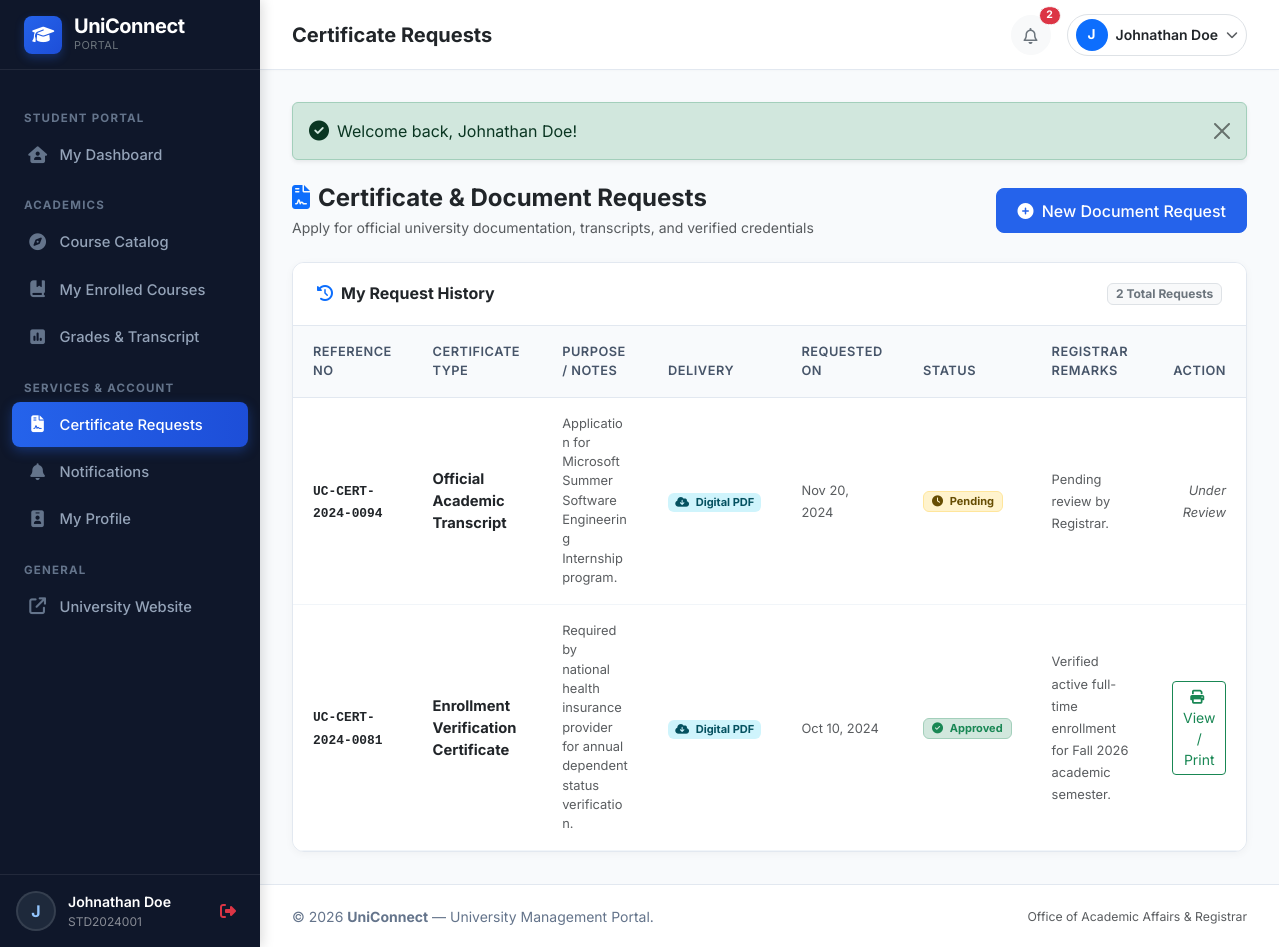
Screenshot of /student/certificates.php (signed in) with the database file from the repository.
### tables this page shows
CREATE TABLE `students` (
  `id` INT AUTO_INCREMENT PRIMARY KEY,
  `user_id` INT NOT NULL UNIQUE,
  `student_id` VARCHAR(50) NOT NULL UNIQUE,
  `department` VARCHAR(100) NOT NULL,
  `academic_year` VARCHAR(50) NOT NULL DEFAULT 'Year 1',
  `semester` VARCHAR(50) NOT NULL DEFAULT 'Fall 2026',
  `phone` VARCHAR(30) DEFAULT NULL,
  `date_of_birth` DATE DEFAULT NULL,
  `address` TEXT DEFAULT NULL,
  `created_at` TIMESTAMP DEFAULT CURRENT_TIMESTAMP,
  `updated_at` TIMESTAMP DEFAULT CURRENT_TIMESTAMP ON UPDATE CURRENT_TIMESTAMP,
  CONSTRAINT `fk_students_user` FOREIGN KEY (`user_id`) REFERENCES `users` (`id`) ON DELETE CASCADE
);

CREATE TABLE `certificate_requests` (
  `id` INT AUTO_INCREMENT PRIMARY KEY,
  `student_id` INT NOT NULL,
  `certificate_type` VARCHAR(100) NOT NULL,
  `purpose` TEXT NOT NULL,
  `delivery_type` ENUM('digital', 'physical_pickup') NOT NULL DEFAULT 'digital',
  `status` ENUM('pending', 'approved', 'rejected', 'completed') NOT NULL DEFAULT 'pending',
  `admin_remarks` TEXT DEFAULT NULL,
  `reference_no` VARCHAR(60) DEFAULT NULL,
  `processed_by` INT DEFAULT NULL,
  `requested_at` TIMESTAMP DEFAULT CURRENT_TIMESTAMP,
  `processed_at` DATETIME DEFAULT NULL,
  CONSTRAINT `fk_cert_student` FOREIGN KEY (`student_id`) REFERENCES `students` (`id`) ON DELETE CASCADE,
  CONSTRAINT `fk_cert_user` FOREIGN KEY (`processed_by`) REFERENCES `users` (`id`) ON DELETE SET NULL
);

### includes/auth.php (called while the page is built, shortened)
<?php
function is_logged_in() {
    return isset($_SESSION['user_id']) && !empty($_SESSION['user_id']);
}
function is_admin() {
    return is_logged_in() && isset($_SESSION['user_role']) && $_SESSION['user_role'] === 'admin';
}
function is_student() {
    return is_logged_in() && isset($_SESSION['user_role']) && $_SESSION['user_role'] === 'student';
}
function current_user() {
    return [
        'id'          => $_SESSION['user_id'],
        'name'        => $_SESSION['user_name'] ?? 'User',
        'email'       => $_SESSION['user_email'] ?? '',
        'role'        => $_SESSION['user_role'] ?? 'guest',
        'student_id'  => $_SESSION['student_code'] ?? null,
        'student_pk'  => $_SESSION['student_pk'] ?? null,
        'department'  => $_SESSION['student_dept'] ?? null,
    ];
}

### student/certificates.php (the view, shortened to what this page needs)
<?php
$pdo = get_db_connection();
$user = current_user();
$stmtStudent = $pdo->prepare("SELECT id, student_id, department FROM students WHERE user_id = ? LIMIT 1");
$stmtStudent->execute([$user['id']]);
$student = $stmtStudent->fetch();
$studentId = $student['id'];
$stmtRequests = $pdo->prepare("
    SELECT * FROM certificate_requests
    WHERE student_id = ?
    ORDER BY requested_at DESC
");
$stmtRequests->execute([$studentId]);
$requests = $stmtRequests->fetchAll();
require_once __DIR__ . '/../includes/header.php';
?>
<div class="d-flex flex-column flex-md-row justify-content-between align-items-md-center gap-3 mb-4">
    <div>
        <h4 class="fw-bold mb-1 text-dark"><i class="fa-solid fa-file-contract text-primary me-2"></i>Certificate & Document Requests</h4>
        <p class="text-muted small mb-0">Apply for official university documentation, transcripts, and verified credentials</p>
    </div>
    <div>
        <button type="button" class="btn btn-primary" data-bs-toggle="modal" data-bs-target="#requestCertModal">
            <i class="fa-solid fa-plus-circle me-1"></i> New Document Request
        </button>
    </div>
</div>
<div class="card-academic">
    <div class="card-header-custom">
        <h6 class="fw-bold mb-0 text-dark"><i class="fa-solid fa-clock-rotate-left text-primary me-2"></i>My Request History</h6>
        <span class="badge bg-light text-secondary border"><?= count($requests) ?> Total Requests</span>
    </div>
    <div class="card-body p-0">
        <?php if (empty($requests)): ?>
            <div class="text-center py-5">
                <i class="fa-solid fa-folder-open text-muted fs-1 mb-3"></i>
                <h6>No certificate requests yet</h6>
                <p class="text-muted small">Need an official document? Click the button below to submit a request.</p>
                <button type="button" class="btn btn-primary btn-sm" data-bs-toggle="modal" data-bs-target="#requestCertModal">
                    <i class="fa-solid fa-plus-circle me-1"></i> Request Certificate
                </button>
            </div>
        <?php else: ?>
            <div class="table-responsive">
                <table class="table table-academic mb-0">
                    <thead>
                        <tr>
                            <th>Reference No</th>
                            <th>Certificate Type</th>
                            <th>Purpose / Notes</th>
                            <th>Delivery</th>
                            <th>Requested On</th>
                            <th>Status</th>
                            <th>Registrar Remarks</th>
                            <th class="text-end">Action</th>
                        </tr>
                    </thead>
                    <tbody>
                        <?php foreach ($requests as $r): ?>
                            <tr>
                                <td>
                                    <code class="fw-bold text-dark"><?= e($r['reference_no'] ?? 'N/A') ?></code>
                                </td>
                                <td>
                                    <span class="fw-bold text-dark"><?= e($r['certificate_type']) ?></span>
                                </td>
                                <td>
                                    <small class="text-muted text-break" style="max-width: 240px; display: inline-block;">
                                        <?= e($r['purpose']) ?>
                                    </small>
                                </td>
                                <td>
                                    <?php if ($r['delivery_type'] === 'physical_pickup'): ?>
                                        <span class="badge bg-secondary-subtle text-secondary"><i class="fa-solid fa-building me-1"></i> Registrar Pickup</span>
                                    <?php else: ?>
                                        <span class="badge bg-info-subtle text-info-emphasis"><i class="fa-solid fa-cloud-arrow-down me-1"></i> Digital PDF</span>
                                    <?php endif; ?>
                                </td>
                                <td>
                                    <small class="text-muted"><?= format_date($r['requested_at']) ?></small>
                                </td>
                                <td>
                                    <?= status_badge($r['status']) ?>
                                </td>
                                <td>
                                    <small class="text-muted">
                                        <?= e($r['admin_remarks'] ?: 'Pending review by Registrar.') ?>
                                    </small>
                                </td>
                                <td class="text-end">
                                    <?php if ($r['status'] === 'approved' || $r['status'] === 'completed'): ?>
                                        <a href="<?= BASE_URL ?>student/certificate-view.php?id=<?= $r['id'] ?>" class="btn btn-sm btn-outline-success" target="_blank" title="View & Print Official Certificate">
                                            <i class="fa-solid fa-print me-1"></i> View / Print
                                        </a>
                                    <?php else: ?>
                                        <span class="text-muted small fst-italic">Under Review</span>
                                    <?php endif; ?>
                                </td>
                            </tr>
                        <?php endforeach; ?>
                    </tbody>
                </table>
            </div>
        <?php endif; ?>
    </div>
</div>
<?php require_once __DIR__ . '/../includes/footer.php'; ?>

### includes/sidebar.php
<?php
$currentUser = current_user();
$currentPage = basename($_SERVER['PHP_SELF']);
$currentDir = basename(dirname($_SERVER['PHP_SELF']));
$isAdmin = is_admin();
$isStudent = is_student();
?>
<aside class="portal-sidebar">
    <div class="brand-header">
        <a href="<?= BASE_URL ?>" class="brand-logo">
            <div class="brand-icon-box">
                <i class="fa-solid fa-graduation-cap"></i>
            </div>
            <div>
                <span class="d-block" style="line-height: 1.1;">UniConnect</span>
                <span class="d-block text-secondary small fw-normal" style="font-size: 0.68rem; letter-spacing: 0.5px;">PORTAL</span>
            </div>
        </a>
    </div>
    <div class="sidebar-menu">
        <?php if ($isAdmin): ?>
            <div class="sidebar-heading">Main</div>
            <a href="<?= BASE_URL ?>admin/dashboard.php" class="nav-link-item <?= ($currentPage === 'dashboard.php' && $currentDir === 'admin') ? 'active' : '' ?>">
                <i class="fa-solid fa-chart-pie"></i>
                <span>Dashboard</span>
            </a>
            <div class="sidebar-heading">Academic Management</div>
            <a href="<?= BASE_URL ?>admin/students.php" class="nav-link-item <?= (in_array($currentPage, ['students.php', 'student-add.php', 'student-edit.php'])) ? 'active' : '' ?>">
                <i class="fa-solid fa-user-graduate"></i>
                <span>Students</span>
            </a>
            <a href="<?= BASE_URL ?>admin/courses.php" class="nav-link-item <?= (in_array($currentPage, ['courses.php', 'course-add.php', 'course-edit.php'])) ? 'active' : '' ?>">
                <i class="fa-solid fa-book-open"></i>
                <span>Courses Catalog</span>
            </a>
            <a href="<?= BASE_URL ?>admin/enrollments.php" class="nav-link-item <?= ($currentPage === 'enrollments.php') ? 'active' : '' ?>">
                <i class="fa-solid fa-id-card-clip"></i>
                <span>Enrollments</span>
            </a>
            <a href="<?= BASE_URL ?>admin/grades.php" class="nav-link-item <?= ($currentPage === 'grades.php') ? 'active' : '' ?>">
                <i class="fa-solid fa-award"></i>
                <span>Grades & Records</span>
            </a>
            <div class="sidebar-heading">Student Services</div>
            <a href="<?= BASE_URL ?>admin/certificates.php" class="nav-link-item <?= ($currentPage === 'certificates.php') ? 'active' : '' ?>">
                <i class="fa-solid fa-file-shield"></i>
                <span>Certificate Requests</span>
            </a>
            <a href="<?= BASE_URL ?>admin/messages.php" class="nav-link-item <?= ($currentPage === 'messages.php') ? 'active' : '' ?>">
                <i class="fa-solid fa-envelope-open-text"></i>
                <span>Contact Inquiries</span>
            </a>
        <?php elseif ($isStudent): ?>
            <div class="sidebar-heading">Student Portal</div>
            <a href="<?= BASE_URL ?>student/dashboard.php" class="nav-link-item <?= ($currentPage === 'dashboard.php' && $currentDir === 'student') ? 'active' : '' ?>">
                <i class="fa-solid fa-house-user"></i>
                <span>My Dashboard</span>
            </a>
            <div class="sidebar-heading">Academics</div>
            <a href="<?= BASE_URL ?>student/courses.php" class="nav-link-item <?= ($currentPage === 'courses.php') ? 'active' : '' ?>">
                <i class="fa-solid fa-compass"></i>
                <span>Course Catalog</span>
            </a>
            <a href="<?= BASE_URL ?>student/my-courses.php" class="nav-link-item <?= ($currentPage === 'my-courses.php') ? 'active' : '' ?>">
                <i class="fa-solid fa-book-bookmark"></i>
                <span>My Enrolled Courses</span>
            </a>
            <a href="<?= BASE_URL ?>student/grades.php" class="nav-link-item <?= ($currentPage === 'grades.php') ? 'active' : '' ?>">
                <i class="fa-solid fa-square-poll-vertical"></i>
                <span>Grades & Transcript</span>
            </a>
            <div class="sidebar-heading">Services & Account</div>
            <a href="<?= BASE_URL ?>student/certificates.php" class="nav-link-item <?= (in_array($currentPage, ['certificates.php', 'certificate-view.php'])) ? 'active' : '' ?>">
                <i class="fa-solid fa-file-contract"></i>
                <span>Certificate Requests</span>
            </a>
            <a href="<?= BASE_URL ?>student/notifications.php" class="nav-link-item <?= ($currentPage === 'notifications.php') ? 'active' : '' ?>">
                <i class="fa-solid fa-bell"></i>
                <span>Notifications</span>
            </a>
            <a href="<?= BASE_URL ?>student/profile.php" class="nav-link-item <?= ($currentPage === 'profile.php') ? 'active' : '' ?>">
                <i class="fa-solid fa-id-badge"></i>
                <span>My Profile</span>
            </a>
        <?php endif; ?>
        <div class="sidebar-heading">General</div>
        <a href="<?= BASE_URL ?>index.php" class="nav-link-item" target="_blank">
            <i class="fa-solid fa-arrow-up-right-from-square"></i>
            <span>University Website</span>
        </a>
    </div>
    <div class="sidebar-user-footer">
        <div class="sidebar-user-avatar">
            <?= strtoupper(substr($currentUser['name'] ?? 'U', 0, 1)) ?>
        </div>
        <div class="sidebar-user-info">
            <div class="sidebar-user-name"><?= e($currentUser['name'] ?? 'Guest') ?></div>
            <div class="sidebar-user-role">
                <?= $isAdmin ? '<span class="text-info fw-bold">Administrator</span>' : '<span class="text-white-50">' . e($currentUser['student_id'] ?? 'Student') . '</span>' ?>
            </div>
        </div>
        <a href="<?= BASE_URL ?>auth/logout.php" class="text-danger p-2" title="Sign Out" data-confirm="Are you sure you want to log out?">
            <i class="fa-solid fa-right-from-bracket"></i>
        </a>
    </div>
</aside>

### includes/functions.php (shortened to what this page needs)
<?php
function e($string) {
    return htmlspecialchars((string)$string, ENT_QUOTES, 'UTF-8');
}
function status_badge($status) {
    $status = strtolower(trim($status));
    switch ($status) {
        case 'active':
        case 'enrolled':
        case 'approved':
        case 'completed':
            return '<span class="badge bg-success-subtle text-success border border-success-subtle px-2 py-1"><i class="fa-solid fa-circle-check me-1"></i> ' . ucfirst($status) . '</span>';
        case 'pending':
            return '<span class="badge bg-warning-subtle text-warning-emphasis border border-warning-subtle px-2 py-1"><i class="fa-solid fa-clock me-1"></i> ' . ucfirst($status) . '</span>';
    }
}
function format_date($datetime, $format = 'M d, Y') {
    return date($format, strtotime($datetime));
}

### rows the page displays
students: student "STD2024001"
certificate_requests: reference_no "UC-CERT-2024-0094", certificate_type "Official Academic Transcript", purpose "Application for Microsoft Summer Software Engineering Internship program.", delivery_type "digital" (drawn), requested_at "Nov 20, 2024", status "Pending", admin_remarks "Pending review by Registrar.", shows "Under Review"
certificate_requests: reference_no "UC-CERT-2024-0081", certificate_type "Enrollment Verification Certificate", purpose "Required by national health insurance provider for annual dependent status verification.", delivery_type "digital" (drawn), requested_at "Oct 10, 2024", status "Approved", admin_remarks "Verified active full-time enrollment for Fall 2026 academic semester."

### other values shown
substr($currentUser['name'] ?? 'U', 0, 1) "J"
$currentUser['name'] "Johnathan Doe"
$pageTitle "Certificate Requests"
$unreadCount "2"
substr($user['name'], 0, 1) "J"
$user['name'] "Johnathan Doe"
$flash['message'] "Welcome back, Johnathan Doe!"
count($requests) "2"
APP_NAME "UniConnect"
